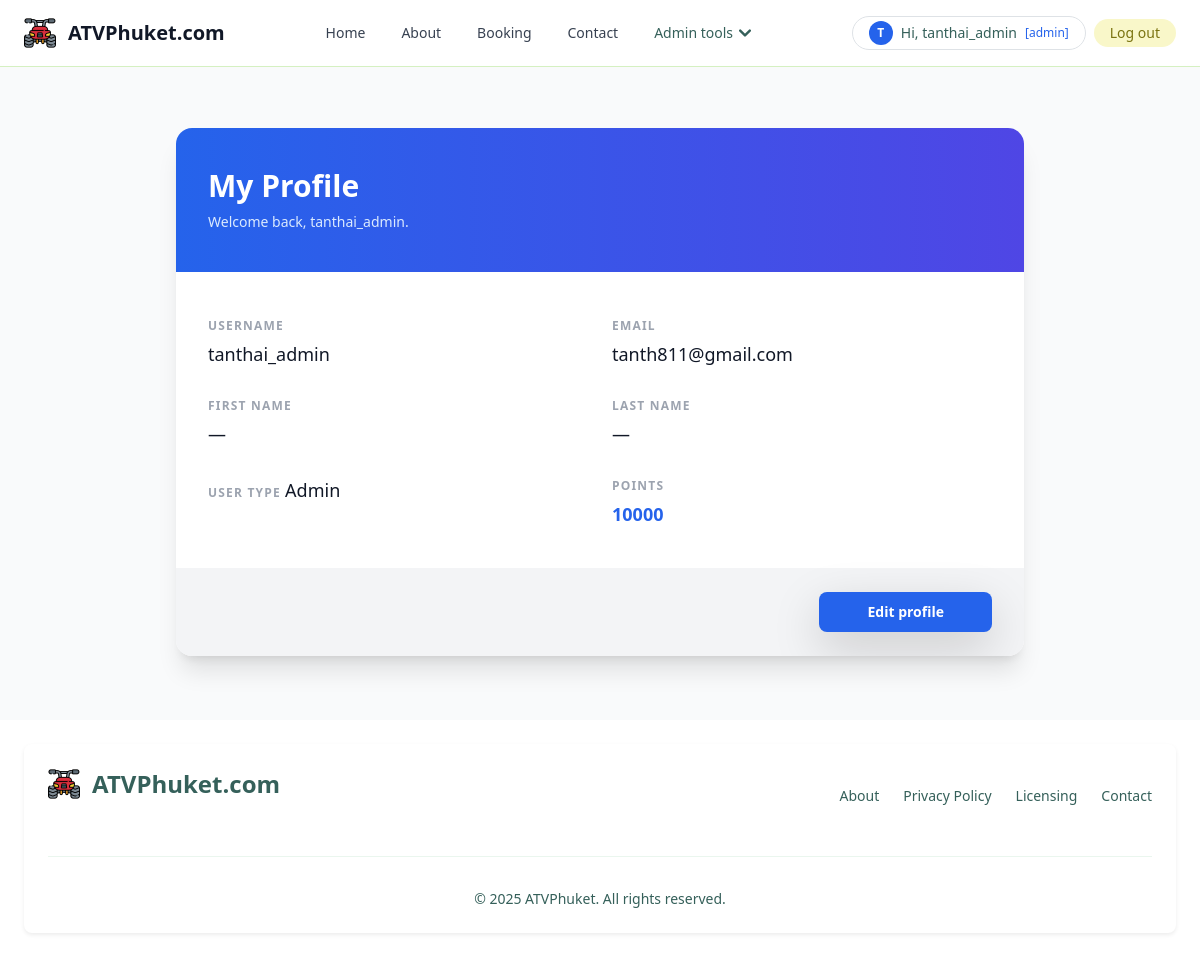
/profile/ (signed in), run on the app's committed database.
### myapp/models.py (models this page shows, shortened)
class Profile(models.Model):
    user = models.OneToOneField(User, on_delete=models.CASCADE)
    usertype = models.CharField(max_length=100, default='member')
    point = models.IntegerField(default=0)

### myapp/views.py (the view)
# urls.py: path('profile/', userProfile, name="profile-page"),
@login_required(login_url="/login")
def userProfile(request: HttpRequest) -> HttpResponse:
    profile = get_object_or_404(Profile, user=request.user)
    return render(request, "myapp/profile.html", {"profile": profile})

### myapp/template/myapp/profile.html (shortened to what this page needs)
{% extends 'myapp/base.html' %}
{% block content %}
<script src="https://cdn.tailwindcss.com"></script>
<section class="bg-gray-50 dark:bg-gray-900">
  <div class="py-8 px-4 mx-auto max-w-4xl lg:py-16">
    <div class="bg-white dark:bg-gray-800 shadow-xl rounded-2xl overflow-hidden">
      <div class="bg-gradient-to-r from-blue-600 to-indigo-600 px-8 py-10">
        <h1 class="text-3xl font-semibold text-white">My Profile</h1>
        <p class="mt-2 text-sm text-blue-100">
          Welcome back, {{ profile.user.first_name|default:profile.user.username }}.
        </p>
      </div>
      <div class="px-8 py-10 grid gap-6 sm:grid-cols-2">
        <div class="space-y-1">
          <span class="text-xs font-semibold uppercase tracking-widest text-gray-400 dark:text-gray-500">Username</span>
          <p class="text-lg font-medium text-gray-900 dark:text-gray-100">{{ profile.user.username }}</p>
        </div>
        <div class="space-y-1">
          <span class="text-xs font-semibold uppercase tracking-widest text-gray-400 dark:text-gray-500">Email</span>
          <p class="text-lg font-medium text-gray-900 dark:text-gray-100">{{ profile.user.email|default:"—" }}</p>
        </div>
        <div class="space-y-1">
          <span class="text-xs font-semibold uppercase tracking-widest text-gray-400 dark:text-gray-500">First name</span>
          <p class="text-lg font-medium text-gray-900 dark:text-gray-100">{{ profile.user.first_name|default:"—" }}</p>
        </div>
        <div class="space-y-1">
          <span class="text-xs font-semibold uppercase tracking-widest text-gray-400 dark:text-gray-500">Last name</span>
          <p class="text-lg font-medium text-gray-900 dark:text-gray-100">{{ profile.user.last_name|default:"—" }}</p>
        </div>
        <div class="space-y-1">
          <span class="text-xs font-semibold uppercase tracking-widest text-gray-400 dark:text-gray-500">User type</span>
          <p class="inline-flex items-center gap-2 text-lg font-medium text-gray-900 dark:text-gray-100">
            {{ profile.usertype|capfirst }}
          </p>
        </div>
        <div class="space-y-1">
          <span class="text-xs font-semibold uppercase tracking-widest text-gray-400 dark:text-gray-500">Points</span>
          <p class="text-lg font-semibold text-blue-600 dark:text-blue-400">{{ profile.point }}</p>
        </div>
      </div>
      <div class="px-8 py-6 bg-gray-100 dark:bg-gray-900/60 text-right">
        <a href="{% url 'editprofile-page' %}"
           class="inline-flex items-center justify-center rounded-lg bg-blue-600 px-5 py-2.5 text-sm font-semibold text-white shadow-lg shadow-blue-600/40 transition hover:bg-blue-700 focus:outline-none focus:ring-4 focus:ring-blue-300 dark:focus:ring-blue-800">
          Edit profile
        </a>
      </div>
    </div>
  </div>
</section>
{% endblock content %}

### myapp/template/myapp/base.html (shortened to what this page needs)
{% load static %}
<!DOCTYPE html>
<html lang="en" data-bs-theme="auto">
  <head>
    <link
      href="https://getbootstrap.com/docs/5.3/dist/css/bootstrap.min.css"
      rel="stylesheet"
    />
    <link href="https://cdn.jsdelivr.net/npm/bootstrap@5.3.7/dist/css/bootstrap.min.css" rel="stylesheet">
  </head>
  <body>
    <div class="pt-14 sm:pt-16">
      <header>
        <nav class="fixed inset-x-0 top-0 z-20 border-b border-[#D5F0C1] bg-white/80 px-4 py-3 backdrop-blur-md">
          <div class="mx-auto flex max-w-screen-xl flex-wrap items-center justify-between gap-3">
            <a href="{% url 'home' %}" class="flex items-center space-x-3 rtl:space-x-reverse">
              <img src="{% static 'image/atv.png' %}" alt="ATV Phuket logo" class="h-8 w-auto" />
              <span class="text-xl font-semibold text-gray-900 whitespace-nowrap dark:text-white">ATVPhuket.com</span>
            </a>
            <div class="flex items-center gap-2 md:order-2">
              {% if user.is_authenticated %}
              <a href="{% url 'profile-page' %}" class="hidden sm:inline-flex items-center gap-2 rounded-full border border-[#AAD9BB] px-3 py-1 text-sm font-medium text-[#35605A] transition hover:bg-[#AAD9BB]/30">
                <span class="inline-flex h-6 w-6 items-center justify-center rounded-full bg-blue-600 text-xs font-semibold text-white">{{ user.first_name|default:user.username|slice:":1"|upper }}</span>
                Hi, {{ user.first_name|default:user.username }} <span class="text-xs text-blue-600 dark:text-blue-300">[{{ user.profile.usertype|default:"member" }}]</span>
              </a>
              <a href="{% url 'logout' %}?next={% url 'login' %}" class="inline-flex items-center rounded-full bg-[#F9F7C9] px-3 py-1 text-sm font-medium text-[#7A7310] transition hover:bg-[#F9F7C9]/70">
                Log out
              </a>
              {% endif %}
            </div>
            <div class="items-center justify-between hidden w-full md:flex md:w-auto md:order-1" id="navbar-main">
              <ul class="flex flex-col gap-1 text-sm font-medium md:flex-row md:items-center md:gap-6">
                <li>
                  <a href="{% url 'home' %}" class="block rounded-md px-3 py-1.5 {% if request.resolver_match.url_name == 'home' %}text-[#35605A] md:px-0 md:py-0 md:text-[#35605A]{% else %}text-gray-700 transition hover:text-[#80BCBD] md:px-0 md:py-0{% endif %}" aria-current="page">Home</a>
                </li>
                <li>
                  <a href="{% url 'about-page' %}" class="block rounded-md px-3 py-1.5 {% if request.resolver_match.url_name == 'about-page' %}text-[#35605A] md:px-0 md:py-0 md:text-[#35605A]{% else %}text-gray-700 transition hover:text-[#80BCBD] md:px-0 md:py-0{% endif %}">About</a>
                </li>
                <li>
                  <a href="{% url 'booking-page' %}" class="block rounded-md px-3 py-1.5 {% if request.resolver_match.url_name == 'booking-page' %}text-[#35605A] md:px-0 md:py-0 md:text-[#35605A]{% else %}text-gray-700 transition hover:text-[#80BCBD] md:px-0 md:py-0{% endif %}">Booking</a>
                </li>
                <li>
                  <a href="{% url 'contact-page' %}" class="block rounded-md px-3 py-1.5 {% if request.resolver_match.url_name == 'contact-page' %}text-[#35605A] md:px-0 md:py-0 md:text-[#35605A]{% else %}text-gray-700 transition hover:text-[#80BCBD] md:px-0 md:py-0{% endif %}">Contact</a>
                </li>
                {% if user.is_authenticated %}
                  {% if user.is_staff or user.is_superuser or user.profile.usertype == "admin" %}
                <li class="relative">
                      <button id="admin-menu-button" type="button" class="inline-flex items-center gap-1.5 rounded-md px-3 py-1.5 text-[#35605A] transition hover:text-[#80BCBD] md:px-0 md:py-0">
                    Admin tools
                    <svg class="h-3 w-3 transition-transform duration-150" fill="none" viewBox="0 0 10 6">
                      <path stroke="currentColor" stroke-linecap="round" stroke-linejoin="round" stroke-width="2" d="m1 1 4 4 4-4"/>
                    </svg>
                  </button>
                </li>
                  {% endif %}
                {% endif %}
              </ul>
            </div>
          </div>
        </nav>
      </header>
      <main>
        {% block content %}
        {% endblock content %}
      </main>
      <footer class="bg-white rounded-lg shadow-sm m-4">
        <div class="w-full max-w-screen-xl mx-auto p-4 md:py-8">
          <div class="sm:flex sm:items-center sm:justify-between">
            <a href="{% url 'home' %}" class="flex items-center mb-4 sm:mb-0 space-x-3 rtl:space-x-reverse">
              <img src="{% static 'image/atv.png' %}" class="h-8" alt="ATV Phuket logo" />
              <span class="self-center text-2xl font-semibold whitespace-nowrap text-[#35605A]">ATVPhuket.com</span>
            </a>
            <ul class="flex flex-wrap items-center mb-6 text-sm font-medium text-[#35605A] sm:mb-0">
              <li>
                <a href="{% url 'about-page' %}" class="hover:underline me-4 md:me-6">About</a>
              </li>
              <li>
                <a href="#" class="hover:underline me-4 md:me-6">Privacy Policy</a>
              </li>
              <li>
                <a href="#" class="hover:underline me-4 md:me-6">Licensing</a>
              </li>
              <li>
                <a href="{% url 'contact-page' %}" class="hover:underline">Contact</a>
              </li>
            </ul>
          </div>
          <hr class="my-6 border-[#AAD9BB] sm:mx-auto lg:my-8" />
          <span class="block text-sm text-[#35605A] sm:text-center">© {% now "Y" %} ATVPhuket. All rights reserved.</span>
        </div>
      </footer>
    </div>
  </body>
</html>

### data on the page
Profile: user.first_name "tanthai_admin", user.username "tanthai_admin", user.email "tanth811@gmail.com", user.first_name "—", user.last_name "—", usertype "Admin", point "10000"

### other printed values
{{ user.first_name|default:user.username|slice:":1"|upper }} "T"
{{ user.first_name|default:user.username }} "tanthai_admin"
{{ user.profile.usertype|default:"member" }} "admin"
